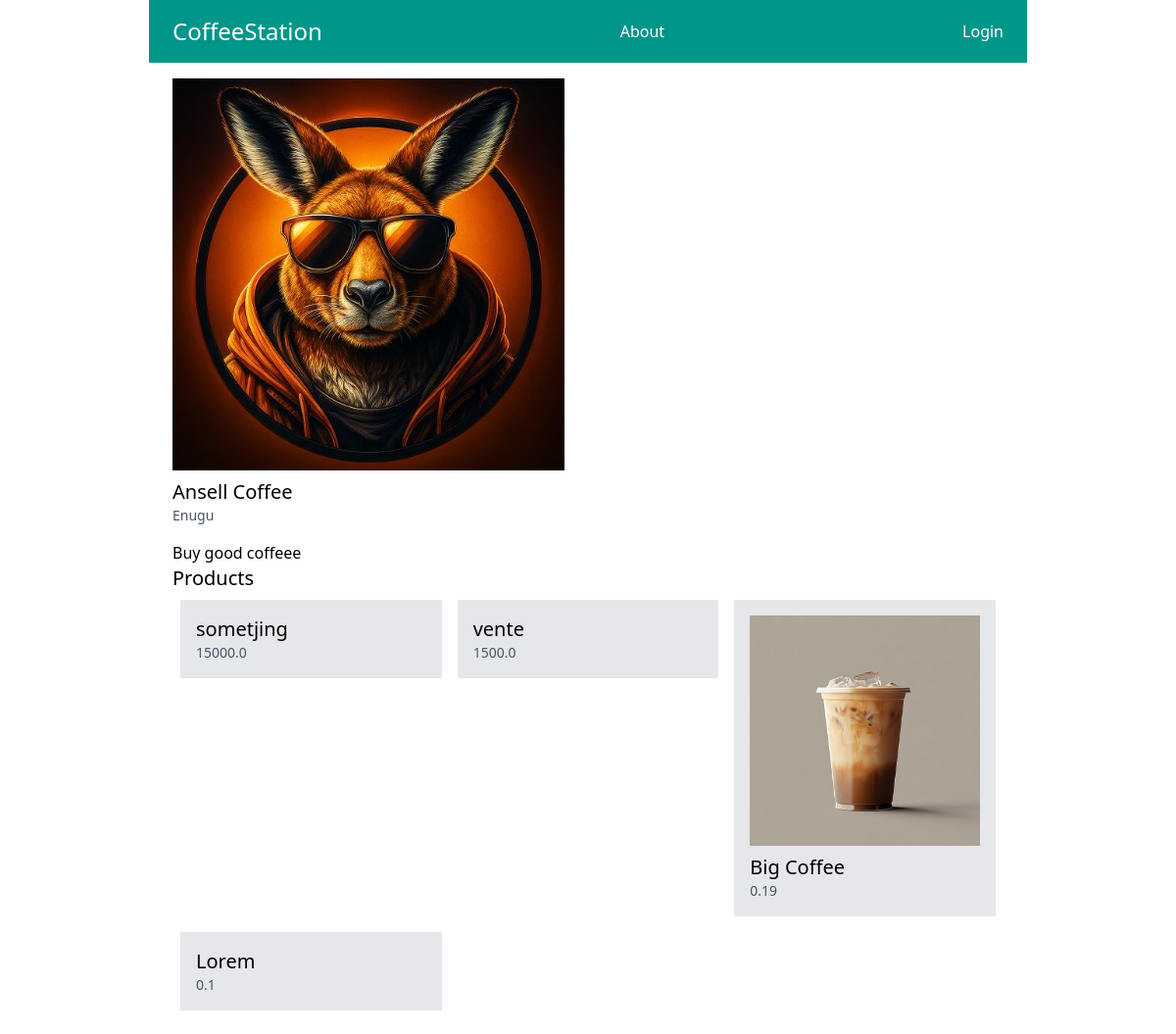
The app's page /vendor/ansell-coffee with its own data.
### userprofiles/models.py (models this page shows, shortened)
class Shop(models.Model):
    user = models.OneToOneField(User, related_name = "shop", on_delete=models.CASCADE)
    shop_name = models.CharField(max_length=350)
    slug = models.SlugField(max_length=250, blank=True)
    description = models.TextField(blank=True)
    location = models.CharField(max_length=350)
    created_at = models.DateTimeField(auto_now_add=True)
    image = models.ImageField(upload_to="uploads/images/", blank=True, null=True)

### base/models.py (models this page shows, shortened)
class Product(models.Model):
    user = models.ForeignKey(User, related_name='products', on_delete=models.CASCADE)
    category = models.ForeignKey(Category, related_name='products', on_delete=models.CASCADE)
    title = models.CharField(max_length=250)
    slug = models.SlugField(max_length=250)
    description = models.TextField(blank=True)
    price = models.IntegerField()
    image = models.ImageField(upload_to="media/products_images/", blank=True, null=True)
    location = models.TextField(blank=True)
    created_at = models.DateTimeField(auto_now_add=True)
    updated_at = models.DateField(auto_now=True)
    class Meta:
        ordering = ("-created_at",)
        verbose_name_plural = "Products"
    def get_display_price(self):
        return self.price / 100

### userprofiles/views.py (the view)
# urls.py: path("vendor/<slug:slug>", shopPage, name = "shop"),
def shopPage(request, slug):
    shop = get_object_or_404(Shop, slug=slug)
    shop_products = shop.user.products.all()
    context = {"shop": shop, "products": shop_products}
    return render(request, 'base/vendorpage.html', context )

### base/templates/base/vendorpage.html (shortened to what this page needs)
{% extends "base/base.html" %}
{% block content %}
{% if shop.image %}
    <div class="image mb-2">
        <img src="{{shop.image.url}}" alt="{{shop.shop_name}}">
    </div>
{% endif %}
<h2 class="text-xl">{{shop.shop_name}}</h2>
<p class="text-sm text-gray-600">{{shop.location}}
</p>
{% if shop.description %}
<p class="mt-4">{{shop.description}}</p>
{% endif %}
<h2 class="text-xl">Products</h2>
<div class="flex flex-wrap ">
    {% for product in products %}
    <div class="product w-1/3 p-2">
        <div class="p-4 bg-gray-200">
            {% if product.image %}
            <div class="image mb-2">
                <img src="{{product.image.url}}" alt="{{product_title}}">
            </div>
            {% endif %}
             <a href="{% url 'product_detail' slug=product.slug %}"><h2 class="text-xl">{{product.title}}</h2></a>
             <p class="text-sm text-gray-600">{{product.get_display_price}}</p>
        </div>
    </div>
    {% endfor %}
{% endblock content %}

### base/templates/base/base.html (shortened to what this page needs)
<!doctype html>
<html>
  <head>
    <script src="https://cdn.jsdelivr.net/npm/@tailwindcss/browser@4"></script>
  </head>
  <body>
    <nav class="max-w-4xl mx-auto flex py-4 px-6 items-center justify-between bg-teal-600">
        <div class="logo">
            <a href="/" class="text-2xl text-white">CoffeeStation</a>
        </div>
        <div class="menu">
            <a href="{% url 'about' %}" class="text-white">About</a>
        </div>
        {% if request.user.is_authenticated %}
        <div class="menu">
            <a href="{% url 'profile' %}" class="text-white">My Account</a>
        </div>
        {% else %}
        <div class="menu">
            <a href="{% url 'login' %}" class="text-white">Login</a>
        </div>
        {% endif %}
    </nav>
    <div class="max-w-4xl mx-auto py-4 px-6">
        {% block content %}
        {% endblock content %}
    </div>
  </body>
</html>

### records on screen
Shop: image (picture), shop_name "Ansell Coffee", location "Enugu", description "Buy good coffeee"
Product: title "sometjing", get_display_price "15000.0"
Product: title "vente", get_display_price "1500.0"
Product: image (picture), title "Big Coffee", get_display_price "0.19"
Product: title "Lorem", get_display_price "0.1"
